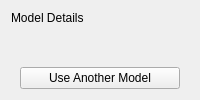
         <widget class="QWidget" name="model_details_while_prediction">
          <layout class="QVBoxLayout" name="verticalLayout_7">
           <item>
            <widget class="QLabel" name="label_21">
             <property name="text">
              <string>Model Details</string>
             </property>
            </widget>
           </item>
           <item>
            <widget class="QLabel" name="model_details_label">
             <property name="sizePolicy">
              <sizepolicy hsizetype="Preferred" vsizetype="Expanding">
               <horstretch>0</horstretch>
               <verstretch>0</verstretch>
              </sizepolicy>
             </property>
             <property name="minimumSize">
              <size>
               <width>0</width>
               <height>0</height>
              </size>
             </property>
             <property name="text">
              <string/>
             </property>
             <property name="wordWrap">
              <bool>true</bool>
             </property>
            </widget>
           </item>
           <item alignment="Qt::AlignHCenter">
            <widget class="QPushButton" name="use_another_model_button">
             <property name="minimumSize">
              <size>
               <width>160</width>
               <height>0</height>
              </size>
             </property>
             <property name="maximumSize">
              <size>
               <width>160</width>
               <height>16777215</height>
              </size>
             </property>
             <property name="text">
              <string>Use Another Model</string>
             </property>
            </widget>
           </item>
          </layout>
         </widget>
